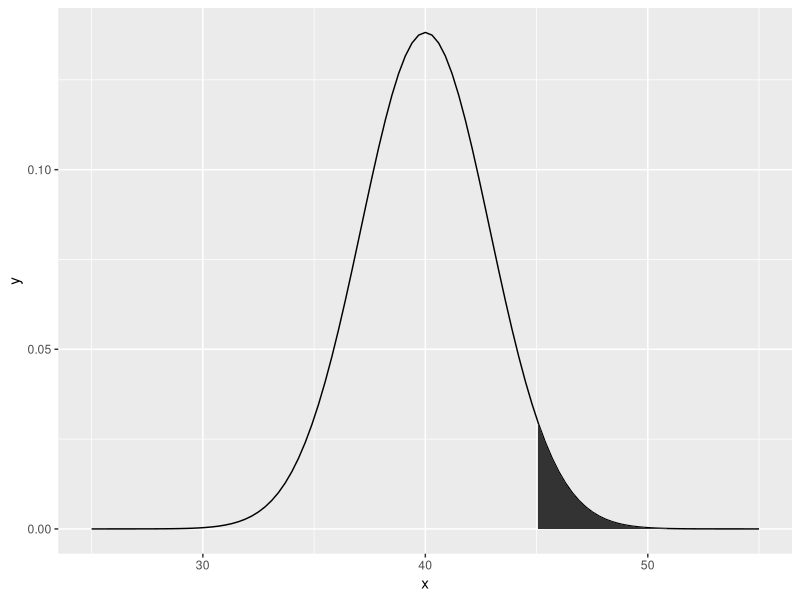
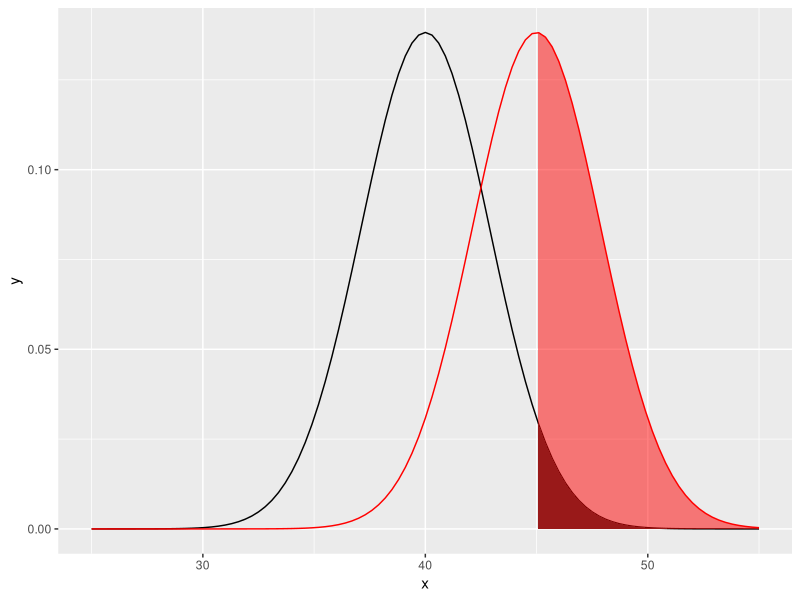
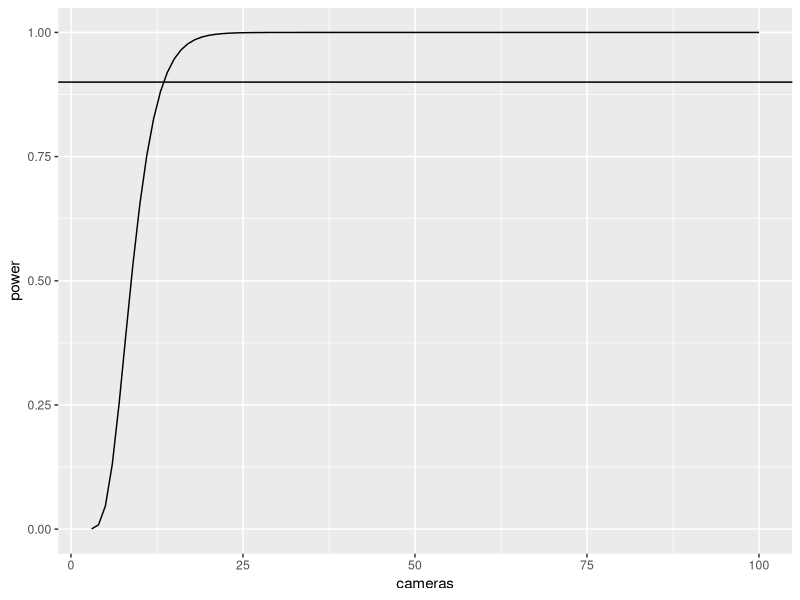
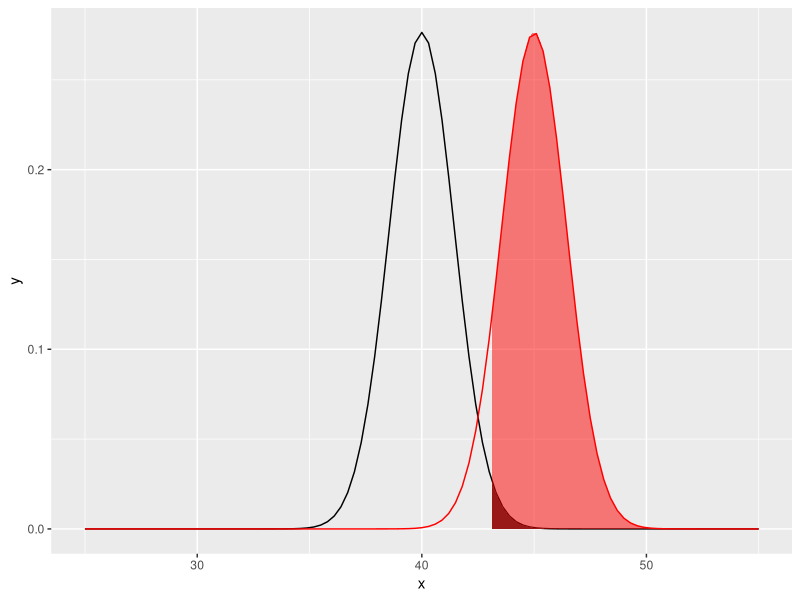

These charts were generated, in order, by the following R code:
library(tidyverse)

#Each radar gun's reading is ~N(mew, 5^2)
#Average radar gun reading is ~N(mew,5^2/3)
#H0 is mew=40

#4% of tickets are wrongly given out. (significance level)
threshold <- qnorm(0.04, mean=40, sd=sqrt(5^2/3), lower.tail=FALSE)
xlim<-c(25,55)
tibble(x = xlim) %>%
  ggplot(aes(x=x)) + 
  stat_function(fun= function(x) (dnorm(x,mean=40,sd=sqrt(5^2/3)))) + 
  stat_function(fun= function(x) (dnorm(x,mean=40,sd=sqrt(5^2/3))),
                xlim = c(max(xlim),threshold),
                geom = "area")

#HA is mew=45
tibble(x = xlim) %>%
  ggplot(aes(x=x)) + 
  stat_function(fun= function(x) (dnorm(x,mean=40,sd=sqrt(5^2/3)))) + 
  stat_function(fun= function(x) (dnorm(x,mean=40,sd=sqrt(5^2/3))),
                xlim = c(max(xlim),threshold),
                geom = "area")+ 
  stat_function(fun= function(x) (dnorm(x,mean=45,sd=sqrt(5^2/3))), colour="red") + 
  stat_function(fun= function(x) (dnorm(x,mean=45,sd=sqrt(5^2/3))),
                xlim = c(max(xlim),threshold),
                geom = "area",
                fill="red", alpha=0.5)
#the power of the test is the probability that you will catch a person speeding if they are going at 45mph.
power <- pnorm(threshold, mean=45, sd=sqrt(5^2/3), lower.tail=FALSE)

#How many cameras are needed to achieve a power of 0.9 with alpha=0.04?
#As cameras increases, threshold decreases because the null distribution becomes narrower. At the same time, the alternative hypothesis distribution becomes narrower.
df <- tibble(
  cameras = seq(from=3, to=100),
  threshold = qnorm(p=0.04, mean=40, sd=5^2/cameras, lower.tail=FALSE),
  power = pnorm(threshold, mean=45, sd=sqrt(5^2/cameras), lower.tail=FALSE)
) 
df %>% ggplot(aes(cameras,power)) +
  geom_line() +
  geom_hline(yintercept=0.9)
cameras_needed <- (df$power>0.9) %>% which() %>% min()
new_threshold <- df$threshold[[cameras_needed]]

tibble(x = xlim) %>%
  ggplot(aes(x=x)) + 
  stat_function(fun= function(x) (dnorm(x,mean=40,sd=sqrt(5^2/cameras_needed)))) + 
  stat_function(fun= function(x) (dnorm(x,mean=40,sd=sqrt(5^2/cameras_needed))),
                xlim = c(max(xlim),new_threshold),
                geom = "area")+ 
  stat_function(fun= function(x) (dnorm(x,mean=45,sd=sqrt(5^2/cameras_needed))), colour="red") + 
  stat_function(fun= function(x) (dnorm(x,mean=45,sd=sqrt(5^2/cameras_needed))),
                xlim = c(max(xlim),new_threshold),
                geom = "area",
                fill="red", alpha=0.5)
